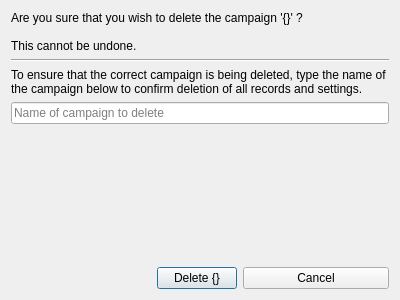
<?xml version="1.0" encoding="UTF-8"?>
<ui version="4.0">
 <class>Dialog</class>
 <widget class="QDialog" name="Dialog">
  <property name="geometry">
   <rect>
    <x>0</x>
    <y>0</y>
    <width>400</width>
    <height>300</height>
   </rect>
  </property>
  <property name="windowTitle">
   <string>Dialog</string>
  </property>
  <layout class="QVBoxLayout" name="verticalLayout">
   <item>
    <widget class="QLabel" name="mainLabel">
     <property name="text">
      <string>Are you sure that you wish to delete the campaign '{}' ?

This cannot be undone.</string>
     </property>
     <property name="wordWrap">
      <bool>true</bool>
     </property>
    </widget>
   </item>
   <item>
    <widget class="Line" name="separatorLine">
     <property name="orientation">
      <enum>Qt::Horizontal</enum>
     </property>
    </widget>
   </item>
   <item>
    <widget class="QLabel" name="promptLabel">
     <property name="text">
      <string>To ensure that the correct campaign is being deleted, type the name of the campaign below to confirm deletion of all records and settings.</string>
     </property>
     <property name="wordWrap">
      <bool>true</bool>
     </property>
    </widget>
   </item>
   <item>
    <widget class="QLineEdit" name="nameField">
     <property name="placeholderText">
      <string>Name of campaign to delete</string>
     </property>
    </widget>
   </item>
   <item>
    <spacer name="verticalSpacer">
     <property name="orientation">
      <enum>Qt::Vertical</enum>
     </property>
     <property name="sizeHint" stdset="0">
      <size>
       <width>20</width>
       <height>40</height>
      </size>
     </property>
    </spacer>
   </item>
   <item>
    <layout class="QHBoxLayout" name="buttonBar">
     <item>
      <spacer name="buttonBarSpacer_2">
       <property name="orientation">
        <enum>Qt::Horizontal</enum>
       </property>
       <property name="sizeHint" stdset="0">
        <size>
         <width>40</width>
         <height>20</height>
        </size>
       </property>
      </spacer>
     </item>
     <item>
      <widget class="QPushButton" name="delButton">
       <property name="text">
        <string>Delete {}</string>
       </property>
      </widget>
     </item>
     <item>
      <widget class="QPushButton" name="cancelButton">
       <property name="sizePolicy">
        <sizepolicy hsizetype="MinimumExpanding" vsizetype="Fixed">
         <horstretch>0</horstretch>
         <verstretch>0</verstretch>
        </sizepolicy>
       </property>
       <property name="text">
        <string>Cancel</string>
       </property>
      </widget>
     </item>
    </layout>
   </item>
  </layout>
 </widget>
 <resources/>
 <connections/>
</ui>
